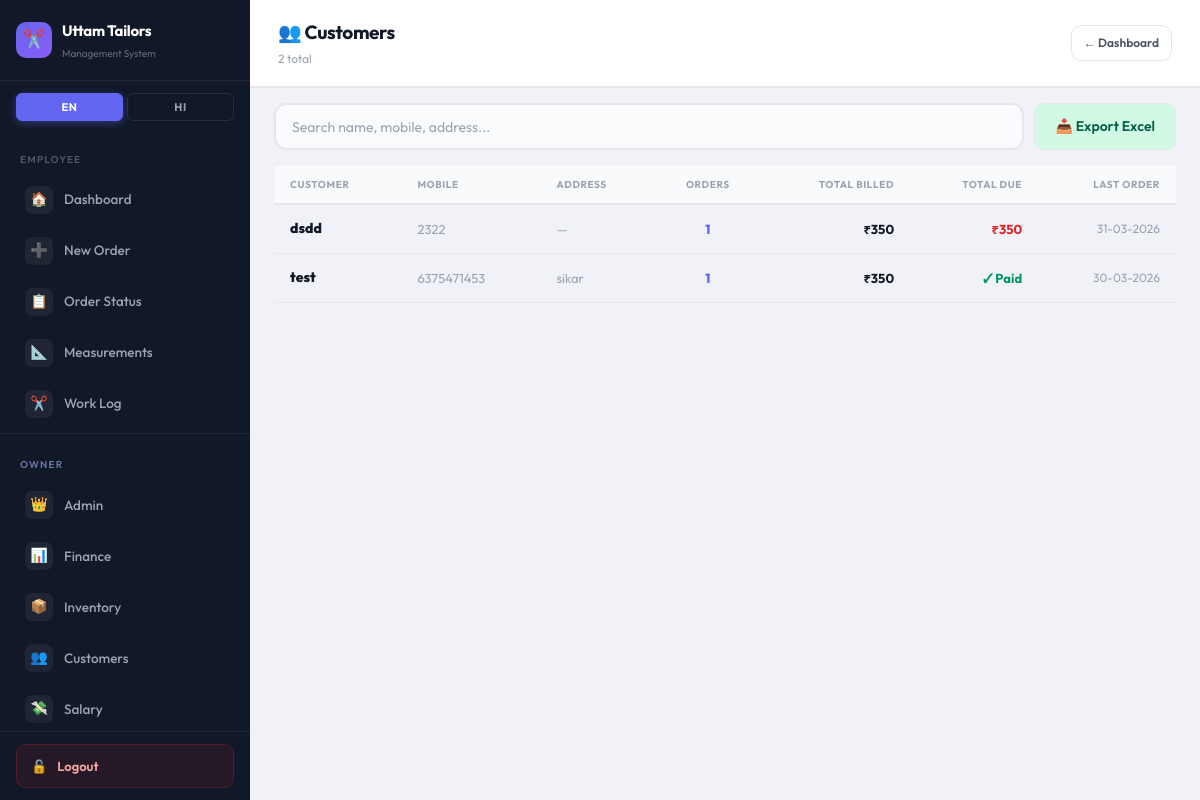
The page /owner/customers (signed in) on the database its author committed.
### tables this page shows
CREATE TABLE customers (
            id          INTEGER PRIMARY KEY AUTOINCREMENT,
            name        TEXT NOT NULL,
            mobile      TEXT,
            address     TEXT,
            created_at  TEXT DEFAULT (datetime('now','localtime'))
        );

### app/routes/owner.py (the view)
@bp.route("/customers")
@owner_required
def owner_customers():
    conn = get_db()
    rows = conn.execute("""
        SELECT c.id, c.name, c.mobile, c.address,
               COUNT(o.id) as order_count,
               COALESCE(SUM(o.payable_amount),0) as total_billed,
               COALESCE(SUM(o.remaining),0) as total_due,
               MAX(o.order_date) as last_order_date
        FROM customers c LEFT JOIN orders o ON o.customer_id=c.id
        GROUP BY c.id ORDER BY c.id DESC
    """).fetchall()
    def fmtd(d):
        if not d: return "—"
        p = str(d).split("-")
        return f"{p[2]}-{p[1]}-{p[0]}" if len(p)==3 else d
    customers = [{
        "id":             r["id"],
        "name":           r["name"],
        "mobile":         r["mobile"] or "",
        "address":        r["address"] or "",
        "order_count":    r["order_count"],
        "total_billed":   r["total_billed"] or 0,
        "total_due":      r["total_due"] or 0,
        "last_order_date":fmtd(r["last_order_date"])
    } for r in rows]
    urgent_count = conn.execute(
        "SELECT COUNT(*) as c FROM orders WHERE is_urgent=1 AND status!='delivered'"
    ).fetchone()["c"]
    conn.close()
    return render_template("owner/customers.html",
        active_page="customers", show_voice=False,
        urgent_count=urgent_count, customers=customers, total=len(customers))

### app/routes/owner.py (called while the page is built)
def owner_required(f):
    @wraps(f)
    def decorated(*args, **kwargs):
        if not session.get("owner_logged_in"):
            return redirect(url_for("owner.login"))
        return f(*args, **kwargs)
    return decorated

### database.py (called while the page is built)
def get_db():
    conn = sqlite3.connect(Config.DATABASE)
    conn.row_factory = sqlite3.Row
    conn.execute("PRAGMA journal_mode=WAL")
    conn.execute("PRAGMA foreign_keys=ON")
    return conn

### run.py (called while the page is built)
@app.after_request
def add_ngrok_header(response):
    response.headers["ngrok-skip-browser-warning"] = "true"
    return response

### templates/owner/customers.html (shortened to what this page needs)
{% extends "base.html" %}
{% block content %}
<div class="page-header">
  <div><h1>👥 <span data-t="customers">Customers</span></h1><div class="header-sub">{{ total }} total</div></div>
  <div style="display:flex;gap:8px;align-items:center;">
    <a href="/owner/dashboard" class="btn btn-ghost btn-sm">← Dashboard</a>
  </div>
</div>
<div class="page-body" style="padding:16px 24px;">
  <div style="display:grid;grid-template-columns:1fr auto;gap:10px;margin-bottom:16px;">
    <input type="text" id="srch" placeholder="Search name, mobile, address..."
      oninput="filter()"
      style="padding:11px 16px;font-size:14px;border:2px solid var(--border);border-radius:12px;">
    <a href="/owner/export/orders" class="btn btn-ghost" style="background:#d1fae5;color:#065f46;">📥 Export Excel</a>
  </div>
  <div style="overflow-x:auto;">
    <table style="width:100%;border-collapse:collapse;font-size:13px;">
      <thead>
        <tr style="background:#f8fafc;border-bottom:2px solid var(--border);">
          <th style="padding:10px 16px;text-align:left;font-size:10px;font-weight:700;text-transform:uppercase;color:var(--text-muted);">Customer</th>
          <th style="padding:10px 16px;text-align:left;font-size:10px;font-weight:700;text-transform:uppercase;color:var(--text-muted);">Mobile</th>
          <th style="padding:10px 16px;text-align:left;font-size:10px;font-weight:700;text-transform:uppercase;color:var(--text-muted);">Address</th>
          <th style="padding:10px 16px;text-align:center;font-size:10px;font-weight:700;text-transform:uppercase;color:var(--text-muted);">Orders</th>
          <th style="padding:10px 16px;text-align:right;font-size:10px;font-weight:700;text-transform:uppercase;color:var(--text-muted);">Total Billed</th>
          <th style="padding:10px 16px;text-align:right;font-size:10px;font-weight:700;text-transform:uppercase;color:var(--text-muted);">Total Due</th>
          <th style="padding:10px 16px;text-align:right;font-size:10px;font-weight:700;text-transform:uppercase;color:var(--text-muted);">Last Order</th>
        </tr>
      </thead>
      <tbody id="tbody">
        {% for c in customers %}
        <tr class="crow" data-s="{{ c.name|lower }} {{ c.mobile }} {{ c.address|lower }}"
          style="border-bottom:1px solid var(--border);cursor:pointer;transition:background 0.1s;"
          onmouseover="this.style.background='#f8fafc'" onmouseout="this.style.background=''"
          onclick="window.location='/owner/customers/{{ c.id }}'">
          <td style="padding:12px 16px;">
            <div style="font-size:14px;font-weight:800;">{{ c.name }}</div>
          </td>
          <td style="padding:12px 16px;color:var(--text-muted);">{{ c.mobile or '—' }}</td>
          <td style="padding:12px 16px;color:var(--text-muted);max-width:160px;overflow:hidden;text-overflow:ellipsis;white-space:nowrap;">{{ c.address or '—' }}</td>
          <td style="padding:12px 16px;text-align:center;font-weight:800;color:var(--accent);">{{ c.order_count }}</td>
          <td style="padding:12px 16px;text-align:right;font-weight:700;">₹{{ c.total_billed|int }}</td>
          <td style="padding:12px 16px;text-align:right;font-weight:700;color:{% if c.total_due > 0 %}var(--danger){% else %}var(--success){% endif %};">
            {% if c.total_due > 0 %}₹{{ c.total_due|int }}{% else %}✓ Paid{% endif %}
          </td>
          <td style="padding:12px 16px;text-align:right;color:var(--text-muted);font-size:12px;">{{ c.last_order_date or '—' }}</td>
        </tr>
        {% else %}
        <tr><td colspan="7" style="padding:48px;text-align:center;color:var(--text-muted);">
          <div style="font-size:32px;margin-bottom:8px;">👥</div><div style="font-weight:700;">No customers yet</div>
        </td></tr>
        {% endfor %}
      </tbody>
    </table>
  </div>
</div>
{% endblock %}

### static/css/main.css (style rules this page uses)
:root { --sidebar-bg: #111827; --sidebar-text: #9ca3af; --sidebar-active: #ffffff; --sidebar-accent: #6366f1; --sidebar-hover: #1f2937; --sidebar-width: 250px; --content-bg: #f0f2f8; --card-bg: #ffffff; --border: #e5e7eb; --text-primary: #111827; --text-secondary: #4b5563; --text-muted: #9ca3af; --accent: #6366f1; --accent-light: #eef2ff; --accent-dark: #4f46e5; --success: #059669; --success-light: #d1fae5; --warning: #d97706; --warning-light: #fef3c7; --danger: #dc2626; --danger-light: #fee2e2; --urgent: #ea580c; --urgent-light: #ffedd5; --radius-sm: 6px; --radius-md: 10px; --radius-lg: 14px; --radius-xl: 20px; --shadow-sm: 0 1px 3px rgba(0,0,0,0.08); --shadow-md: 0 4px 16px rgba(0,0,0,0.1); --shadow-lg: 0 10px 32px rgba(0,0,0,0.14); --font-main: 'Outfit','Noto Sans Devanagari',sans-serif; --font-size-base: 14px; --font-size-sm: 12px; --font-size-label: 12px; --font-size-input: 15px; --font-size-heading: 20px; --font-size-stat: 36px; --transition: 0.18s ease; }
*,*::before,*::after { box-sizing:border-box;margin:0;padding:0; }
html { font-size:16px;-webkit-text-size-adjust:100%; }
body { font-family:var(--font-main);font-size:var(--font-size-base);background:var(--content-bg);color:var(--text-primary);line-height:1.7;overflow-x:hidden; }
a { text-decoration:none;color:inherit; }
input,textarea,select { font-family:inherit; }
.page-header { background:var(--card-bg);border-bottom:1px solid var(--border);padding:16px 28px;display:flex;align-items:center;justify-content:space-between;position:sticky;top:0;z-index:50;box-shadow:0 1px 0 rgba(0,0,0,0.05); }
.page-header h1 { font-size:19px;font-weight:700;color:var(--text-primary);letter-spacing:-0.4px; }
.page-header .header-sub { font-size:12px;color:var(--text-muted);margin-top:1px; }
.page-body { padding:24px 28px;flex:1; }
input[type="text"],input[type="number"],input[type="tel"],input[type="date"],input[type="password"],textarea,select { width:100%;padding:12px 14px;border:1.5px solid var(--border);border-radius:var(--radius-md);font-size:15px;color:var(--text-primary);background:#fafbfc;transition:border-color var(--transition),box-shadow var(--transition);outline:none;appearance:none; }
input::placeholder,textarea::placeholder { color:var(--text-muted); }
.btn { display:inline-flex;align-items:center;justify-content:center;gap:8px;padding:11px 20px;border-radius:var(--radius-md);font-size:14px;font-weight:600;border:none;transition:all var(--transition);white-space:nowrap;cursor:pointer; }
.btn-ghost { background:transparent;color:var(--text-secondary);border:1.5px solid var(--border); }
.btn-sm { padding:7px 12px;font-size:12px; }
table { width:100%;border-collapse:collapse;font-size:14px; }
thead { background:#f9fafb; }
th { padding:12px 16px;text-align:left;font-size:11px;font-weight:700;text-transform:uppercase;letter-spacing:0.6px;color:var(--text-muted);border-bottom:1px solid var(--border); }
td { padding:14px 16px;border-bottom:1px solid var(--border);vertical-align:middle; }
tr:last-child td { border-bottom:none; }
.page-body { width: 100%; }
.page-body > * { animation: slideUp 0.25s ease-out; }
:root { --fs-xs: 11px; --fs-sm: 13px; --fs-base: 15px; --fs-md: 17px; --fs-lg: 20px; --fs-xl: 24px; --fs-2xl: 28px; --fs-3xl: 36px; --fs-huge: 44px; }

### rows shown on the page
customers: name "dsdd", mobile "2322", address "—", order_count "1", total_billed "350", total_due "350", created_at "31-03-2026"
customers: name "test", mobile "6375471453", address "sikar", order_count "1", total_billed "350", shows "✓ Paid", last_order_date "30-03-2026"

### other values the page prints
{{ total }} "2"
